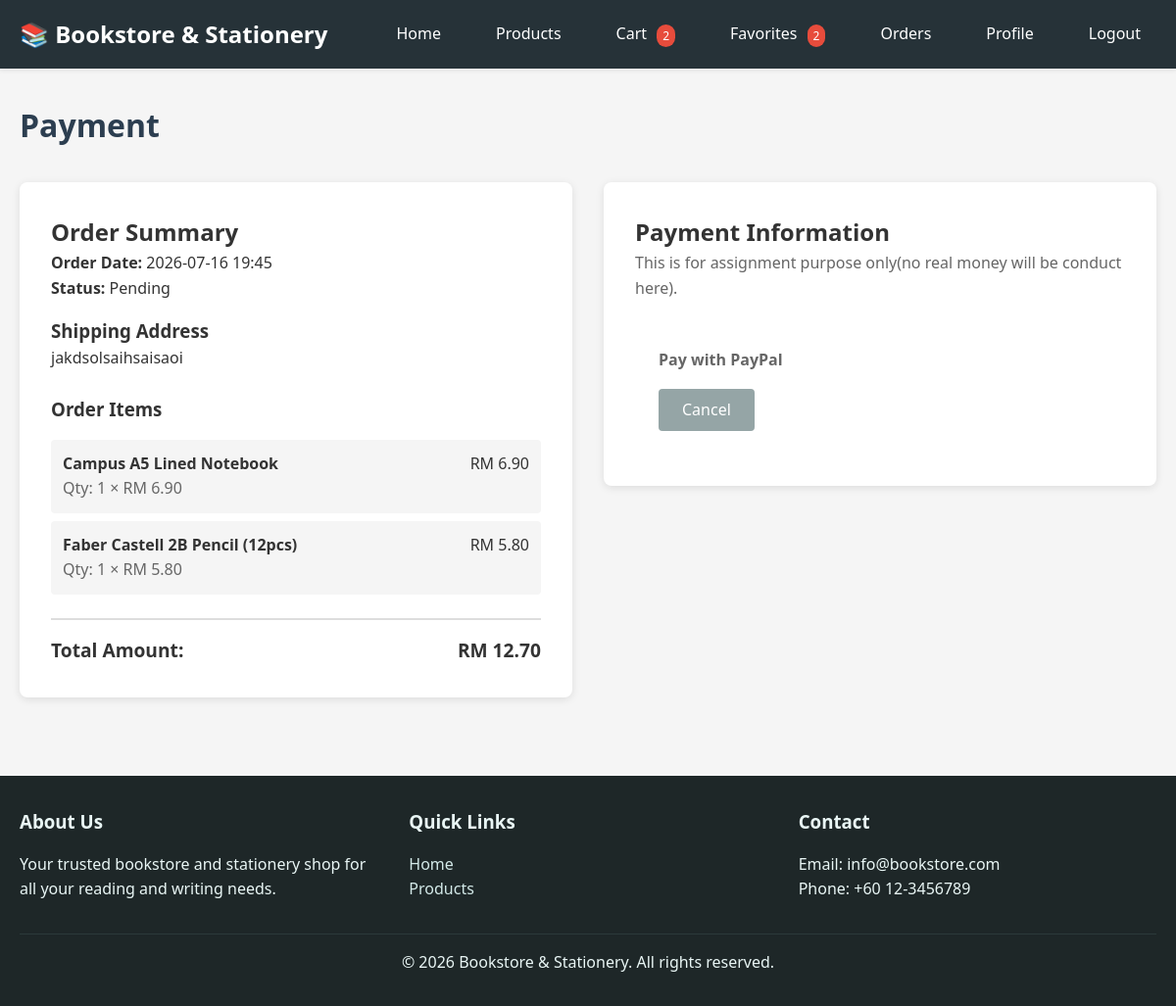
Page /order/payment.php (signed in) on the committed database.
### tables this page shows
CREATE TABLE `member` (
  `member_id` varchar(10) NOT NULL,
  `email` varchar(100) NOT NULL,
  `password` varchar(255) NOT NULL,
  `full_name` varchar(100) NOT NULL,
  `phone` varchar(20) NOT NULL,
  `address` text NOT NULL,
  `photo` varchar(200) DEFAULT NULL,
  `is_verified` tinyint(1) DEFAULT 0,
  `created_at` datetime DEFAULT current_timestamp()
);

CREATE TABLE `shopping_cart` (
  `cart_id` varchar(10) NOT NULL,
  `member_id` varchar(10) NOT NULL,
  `product_id` varchar(10) NOT NULL,
  `quantity` int(11) NOT NULL DEFAULT 1
);

CREATE TABLE `product` (
  `product_id` varchar(10) NOT NULL,
  `category_id` varchar(10) NOT NULL,
  `name` varchar(150) NOT NULL,
  `description` text DEFAULT NULL,
  `price` decimal(10,2) NOT NULL,
  `stock` int(11) NOT NULL DEFAULT 0,
  `created_by` varchar(10) DEFAULT NULL,
  `updated_by` varchar(10) DEFAULT NULL,
  `created_at` datetime DEFAULT current_timestamp(),
  `is_hidden` tinyint(1) NOT NULL DEFAULT 0
);

### config/functions.php (called while the page is built, shortened)
<?php
function formatPrice($price) {
    return 'RM ' . number_format($price, 2);
}
function getMemberById($pdo, $memberId) {
    $stmt = $pdo->prepare("SELECT * FROM member WHERE member_id = ?");
    $stmt->execute([$memberId]);
    $member = $stmt->fetch();
    if ($member) {
        $member['member_name'] = $member['full_name'] ?? '';
        $member['photo_path'] = $member['photo'] ?? '';
    }
    return $member;
}
function getCartItems($pdo, $memberId) {
    $stmt = $pdo->prepare("SELECT c.*, p.name as product_name, p.price, p.stock,
                          (SELECT filename FROM product_photo WHERE product_id = p.product_id LIMIT 1) as image_path
                          FROM shopping_cart c
                          JOIN product p ON c.product_id = p.product_id
                          WHERE c.member_id = ?
                          ORDER BY c.cart_id DESC");
    $stmt->execute([$memberId]);
    $items = $stmt->fetchAll();
    foreach ($items as &$item) {
        $item['stock_quantity'] = $item['stock'] ?? 0;
    }
    return $items;
}
?>

### order/payment.php (the view, shortened to what this page needs)
<?php
require_once __DIR__ . '/../config/db.php';
require_once __DIR__ . '/../config/functions.php';
require_once __DIR__ . '/../includes/_head.php';
require_once __DIR__ . '/../includes/_header.php';
$orderId = isset($_GET['order_id']) ? sanitize($_GET['order_id']) : '';
if (empty($orderId)) {
    $selectedCartIds = isset($_SESSION['selected_cart_ids']) ? $_SESSION['selected_cart_ids'] : [];
    $cartItemsAll = getCartItems($pdo, $_SESSION['member_id']);
    $cartItems = [];
    if (!empty($selectedCartIds)) {
        foreach ($cartItemsAll as $item) {
            if (in_array((string)$item['cart_id'], $selectedCartIds, true)) {
                $cartItems[] = $item;
            }
        }
    } else {
        $cartItems = $cartItemsAll;
    }
    $cartTotal = 0;
    foreach ($cartItems as $item) {
        $cartTotal += $item['price'] * $item['quantity'];
    }
    $order = [
        'order_date' => date('Y-m-d H:i'),
        'status' => 'Pending',
        'currency' => defined('PAYPAL_CURRENCY') ? PAYPAL_CURRENCY : 'USD',
        'total_amount' => $cartTotal,
    ];
    $orderItems = $cartItems;
}
$shippingAddress = '';
if (!empty($order['shipping_address'] ?? '')) {
    $shippingAddress = $order['shipping_address'];
} elseif (!empty($order['address'] ?? '')) {
    $shippingAddress = $order['address'];
} else {
    $member = getMemberById($pdo, $_SESSION['member_id']);
    $shippingAddress = trim($member['address'] ?? '');
}
?>
<main>
    <div class="container">
        <h1 class="page-title">Payment</h1>
        <div style="display: grid; grid-template-columns: 1fr 1fr; gap: 2rem; margin-top: 2rem;">
            <div>
                <div style="background: white; padding: 2rem; border-radius: 8px; box-shadow: 0 2px 8px rgba(0,0,0,0.1);">
                    <h2>Order Summary</h2>
                    <p><strong>Order Date:</strong> <?php echo date('Y-m-d H:i', strtotime($order['order_date'])); ?></p>
                    <p><strong>Status:</strong> <?php echo htmlspecialchars($order['status']); ?></p>
                    <h3 style="margin-top: 1rem;">Shipping Address</h3>
                    <?php if (!empty($shippingAddress)): ?>
                        <p style="white-space: pre-wrap; margin: 0;"><?php echo nl2br(htmlspecialchars($shippingAddress)); ?></p>
                    <?php else: ?>
                        <p style="color: #666; margin: 0;">No shipping address provided.</p>
                    <?php endif; ?>
                    <h3 style="margin-top: 1.5rem;">Order Items</h3>
                    <div style="margin-top: 1rem;">
                        <?php foreach ($orderItems as $item): ?>
                            <div style="display: flex; justify-content: space-between; padding: 0.75rem; background: #f5f5f5; margin-bottom: 0.5rem; border-radius: 4px;">
                                <div>
                                    <strong><?php echo htmlspecialchars($item['product_name']); ?></strong>
                                    <p style="margin: 0; color: #666;">Qty: <?php echo $item['quantity']; ?> × <?php echo formatPrice($item['price']); ?></p>
                                </div>
                                <div>
                                    <?php echo formatPrice($item['price'] * $item['quantity']); ?>
                                </div>
                            </div>
                        <?php endforeach; ?>
                    </div>
                    <div style="margin-top: 1.5rem; padding-top: 1rem; border-top: 2px solid #ddd;">
                        <div style="display: flex; justify-content: space-between; font-size: 1.2rem; font-weight: bold;">
                            <span>Total Amount:</span>
                            <span><?php echo formatPrice($order['total_amount']); ?></span>
                        </div>
                    </div>
                </div>
            </div>
            <div>
                <div style="background: white; padding: 2rem; border-radius: 8px; box-shadow: 0 2px 8px rgba(0,0,0,0.1);">
                    <h2>Payment Information</h2>
                    <p style="color: #666; margin-bottom: 1.5rem;">This is for assignment purpose only(no real money will be conduct here).</p>
                    <div class="pay-with-paypal" style="background: white; padding: 1.5rem; border-radius: 8px;">
                        <p style="color: #666; margin-bottom: 1rem;"><strong>Pay with PayPal</strong></p>
                        <div style="margin-top: 1rem;">
                            <a href="<?php echo $orderId ? '/order/detail.php?id=' . htmlspecialchars($orderId) : '/cart/view.php'; ?>" class="btn btn-secondary member-btn-secondary">Cancel</a>
                        </div>
                    </div>
                </div>
            </div>
        </div>
    </div>
</main>
<?php require_once __DIR__ . '/../includes/_footer.php'; ?>

### assets/css/style.css (style rules this page uses)
* { margin: 0; padding: 0; box-sizing: border-box; }
body { font-family: 'Segoe UI', Tahoma, Geneva, Verdana, sans-serif; line-height: 1.6; color: #333; background-color: #f5f5f5; }
.container { max-width: 1200px; margin: 0 auto; padding: 0 20px; }
main { min-height: calc(100vh - 200px); padding: 2rem 0; }
.page-title { margin-bottom: 2rem; color: #2c3e50; }
.btn { display: inline-block; padding: 0.75rem 1.5rem; border: none; border-radius: 4px; cursor: pointer; text-decoration: none; font-size: 1rem; transition: background-color 0.3s; }
.btn-secondary { background-color: #95a5a6; color: white; }
.member-btn-secondary { background-color: #95a5a6; color: white; padding: 0.75rem 1.5rem !important; font-size: 1rem !important; line-height: 1.2 !important; border-radius: 4px !important; display: inline-block !important; min-height: 40px !important; text-align: center !important; }

### rows in the picture
member: address "jakdsolsaihsaisaoi"
shopping_cart: product.name "Campus A5 Lined Notebook", quantity "1", product.price "RM 6.90", formatPrice($item['price'] * $item['quantity']) "RM 6.90"
shopping_cart: product.name "Faber Castell 2B Pencil (12pcs)", quantity "1", product.price "RM 5.80", formatPrice($item['price'] * $item['quantity']) "RM 5.80"

### other values in the picture
$cart_count "2"
$favorites_count "2"
date('Y-m-d H:i', strtotime($order['order_date'])) "2026-07-16 19:45"
$order['status'] "Pending"
formatPrice($order['total_amount']) "RM 12.70"
